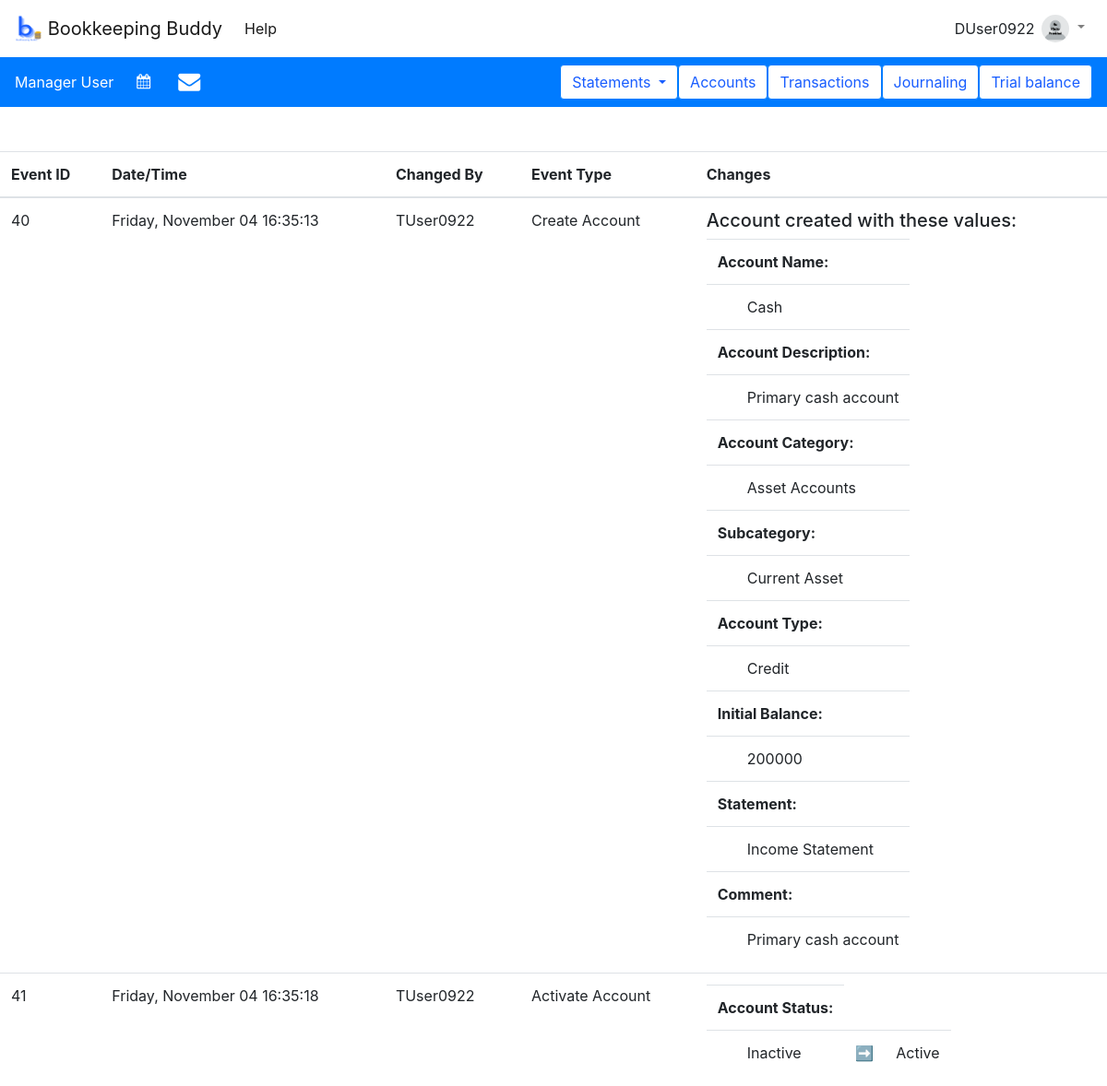
Page /fin_accts/view_logs/1001 (signed in) on the earlier database version.
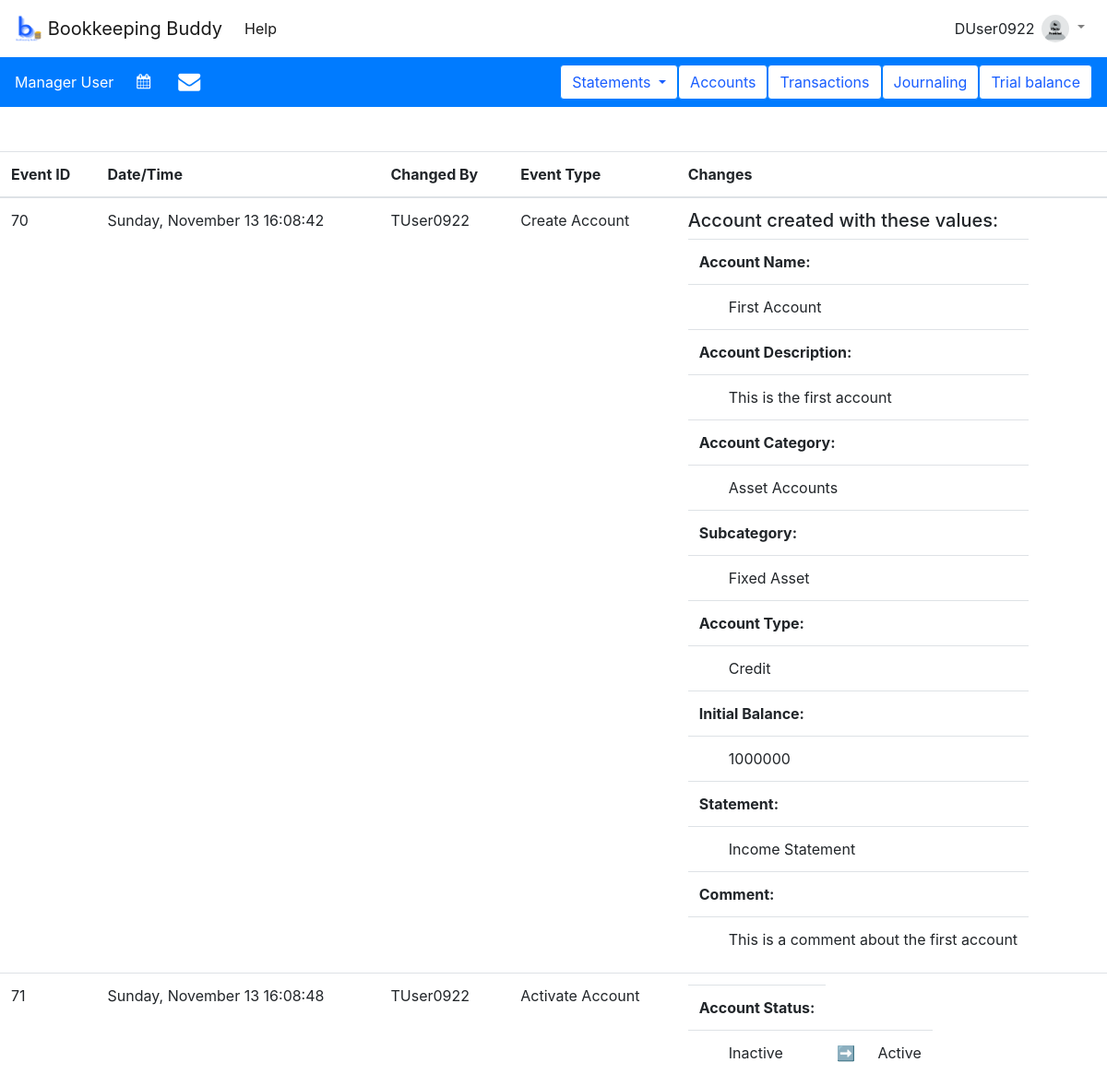
Same page on the later database version.
### tables this page shows
CREATE TABLE users (
  username TEXT PRIMARY KEY UNIQUE,
  email_address TEXT NOT NULL,
  first_name TEXT NOT NULL,
  last_name TEXT NOT NULL,
  active INTEGER NOT NULL,
  role INTEGER NOT NULL,
  picture BLOB,
  password TEXT NOT NULL,
  address TEXT NOT NULL,
  DOB TEXT NOT NULL,
  old_passwords TEXT NOT NULL,
  password_refresh_date TEXT NOT NULL,
  incorrect_login_attempts INTEGER NOT NULL,
  suspend_start_date TEXT,
  suspend_end_date TEXT,
  creation_date TEXT NOT NULL,
  first_pet TEXT NOT NULL,
  city_born TEXT NOT NULL,
  year_graduated_hs INTEGER NOT NULL
);

CREATE TABLE events (
    /* Unique identifier for each event logged */
    event_id INTEGER PRIMARY KEY AUTOINCREMENT UNIQUE,
    /* Account associated with the change */
    account INTEGER NOT NULL REFERENCES accounts(acct_num),
    /* User who made the change */
    user_id TEXT NOT NULL REFERENCES users(username),
    /* date and time when the change was committed */
    timestamp TEXT NOT NULL,
    /* JSON object of all account values before change */
    before_values TEXT,
    /* JSON object of all account values after change */
    after_values TEXT NOT NULL,
    /* Type of edit to the table (New account, deactivate, edit, etc.) */
    edit_type INTEGER NOT NULL
);

CREATE TABLE acct_categories (
    /* name of this category */
    name TEXT NOT NULL,
    /* unique identifier for this category */
    number INTEGER PRIMARY KEY UNIQUE
);

CREATE TABLE subcategories (
    /* Unique ID for this subcategory */
    id_num INTEGER PRIMARY KEY AUTOINCREMENT UNIQUE,
    /* Which category does this subcategory belong to? */
    category INTEGER REFERENCES acct_categories(number),
    /* Name of this subcategory */
    name TEXT NOT NULL
);

CREATE TABLE statements(
    /* unique identifier for this statement */
    number INTEGER PRIMARY KEY UNIQUE,
    /* name of this statement */
    name TEXT NOT NULL
);

### appl_domain/fin_accts.py (the view)
@bp.route('/view_logs/<account_num>', methods=('GET',))
@bp.route('/view_logs', methods=('GET',))
@login_required
def view_logs(account_num=None):
    db = get_db()
    if account_num is not None:
        events = db.execute(
            "SELECT * FROM events WHERE account = ?", (account_num,)
        ).fetchall()
    else:
        events = db.execute(
            "SELECT * FROM events"
        ).fetchall()
    events2 = []
    for event in events:
        temp_dict = {}
        temp_dict['event_id'] = event[0]
        temp_dict["event_id"] = event[0]
        temp_dict["account"] = event[1]
        temp_dict["user_id"] = event[2]
        temp_dict["timestamp"] = datetime.fromisoformat(event[3]).strftime("%A, %B %d %X")
        temp_dict["edit_type"] = event[6]
        if (event[4] is None) or (event[4] in ('Active', 'Inactive')):
            temp_dict['before_values'] = event[4]
        else:
            temp_dict['before_values'] = json.loads(event[4])
        if event[5] in ('Active', 'Inactive'):
            temp_dict['after_values'] = event[5]
        else:
            temp_dict['after_values'] = json.loads(event[5])
        events2.append(temp_dict)
    categories = db.execute("SELECT * FROM acct_categories").fetchall()
    cat_dict = {}
    for count, category in enumerate(categories, start=1):
        cat_dict[count] = category['name']
    subcategories = db.execute("SELECT * FROM subcategories").fetchall()
    subcat_dict = {}
    for count, subcategory in enumerate(subcategories, start=1):
        subcat_dict[count] = subcategory['name']
    statements = db.execute("SELECT * FROM statements").fetchall()
    statements_dict = {}
    for count, statement in enumerate(statements, start=1):
        statements_dict[count] = statement['name']
    return render_template('fin_accts/view_logs.html',
                           events=events2,
                           account_num=account_num,
                           categories=cat_dict,
                           subcategories=subcat_dict,
                           statements=statements_dict)

### appl_domain/auth.py (called while the page is built)
def login_required(view):
    @functools.wraps(view)
    def wrapped_view(**kwargs):
        if g.user is None:
            return redirect(url_for('auth.login'))
        return view(**kwargs)
    return wrapped_view

@bp.before_app_request
def load_logged_in_user():
    username = session.get('username')
    if username is None:
        g.user = None
    else:
        g.user = get_db().execute(
            "SELECT * FROM users WHERE username = ?", (username,)
        ).fetchone()

### appl_domain/db.py (called while the page is built)
def get_db():
    if 'db' not in g:
        g.db = sqlite3.connect(
            current_app.config['DATABASE'],
            detect_types=sqlite3.PARSE_DECLTYPES
        )
        g.db.row_factory = sqlite3.Row
    return g.db

### appl_domain/templates/fin_accts/view_logs.html (shortened to what this page needs)
{% extends 'base.html' %}
{% block content %}
    <header style="color: white; font-size: xx-large; font-weight: bold">
    </header>
    <table class="table">
        <thead>
            <th>Event ID</th>
            <th>Date/Time</th>
            <th>Changed By</th>
            <th>Event Type</th>
            <th>Changes</th>
        </thead>
            {% for event in events %}
                <tr class="table">
                    <td>{{ event['event_id'] }}</td>
                    <td>{{ event['timestamp'] }}</td>
                    <td>{{ event['user_id'] }}</td>
                    <td>
                        {% if event['edit_type'] == 1 %}
                            Create Account
                        {% elif event['edit_type'] == 2 %}
                            Edit Account
                        {% elif event['edit_type'] == 3 %}
                            Deactivate Account
                        {% elif event['edit_type'] == 4 %}
                            Activate Account
                        {% else %}
                            Other
                        {% endif %}
                    </td>
                    <td>
                        {% if event['edit_type'] == 1 %}
                            <table>
                                <h5>Account created with these values:</h5>
                                <tr><th>Account Name:</th></tr>
                                <tr><td style="text-indent: 2em">{{ event['after_values'][0] }}</td></tr>
                                <tr><th>Account Description:</th></tr>
                                <tr><td style="text-indent: 2em">{{ event['after_values'][1] }}</td></tr>
                                <tr><th>Account Category:</th></tr>
                                <tr><td style="text-indent: 2em">{{ categories[event['after_values'][2]] }}</td></tr>
                                <tr><th>Subcategory:</th></tr>
                                <tr><td style="text-indent: 2em">{{ subcategories[event['after_values'][3]] }}</td></tr>
                                <tr><th>Account Type:</th></tr>
                                <tr><td style="text-indent: 2em">
                                    {% if event['before_values'][4] == 1 %}
                                        Debit
                                    {% else %}
                                        Credit
                                    {% endif %}
                                </td></tr>
                                <tr><th>Initial Balance:</th></tr>
                                <tr><td style="text-indent: 2em">{{ event['after_values'][5] }}</td></tr>
                                <tr><th>Statement:</th></tr>
                                <tr><td style="text-indent: 2em">{{ statements[event['after_values'][9]] }}</td></tr>
                                <tr><th>Comment:</th></tr>
                                <tr><td style="text-indent: 2em">{{ event['after_values'][10] }}</td></tr>
                            </table>
                        {% elif (event['edit_type'] == 3) or (event['edit_type'] == 4) %}
                            <table>
                                <tr><th>Account Status:</th></tr>
                                <tr><td style="text-indent: 2em">{{ event['before_values'] }}</td><td>➡</td><td>{{ event['after_values'] }}</td></tr>
                            </table>
                        {% endif %}
                    </td>
                </tr>
        {% endfor %}
    </table>
{% endblock %}

### appl_domain/templates/base.html (shortened to what this page needs)
<!DOCTYPE html>
<html lang="en" xmlns="http://www.w3.org/1999/html" xmlns="http://www.w3.org/1999/html">
  <head>
     <link rel="stylesheet" href="{{url_for('static', filename = 'index.css') }}"/>
      <link rel="stylesheet" href="{{url_for('static', filename = 'datatable.css') }}"/>
      <link rel="stylesheet" href="{{url_for('static', filename = 'dateTime.css') }}"/>
    <link rel="stylesheet" href="https://cdn.jsdelivr.net/npm/bootstrap@4.5.3/dist/css/bootstrap.min.css">
       <link rel="stylesheet" href="https://cdnjs.cloudflare.com/ajax/libs/bootstrap-datepicker/1.9.0/css/bootstrap-datepicker.min.css" />
    <link rel="stylesheet" href="https://cdnjs.cloudflare.com/ajax/libs/font-awesome/4.7.0/css/font-awesome.min.css" />
          <link rel = "stylesheet" href = "https://cdn.datatables.net/fixedheader/3.2.3/css/fixedHeader.dataTables.min.css">
  </head>
<body>
<nav class="navbar sticky-top navbar-expand-lg navbar-light bg-white" style="position: relative; z-index: 999; overflow: visible">
    <a class="navbar-brand" href = {{ url_for('mainpage') }} > <img src="{{ url_for('static', filename='logo_cropped.png') }}" width="30" height="30" class="d-inline-block align-top" alt="Site logo">
        Bookkeeping Buddy
    </a>
    {%  if g.user %}
        <div class="collapse navbar-collapse" id="navbarSupportedContent">
            <ul class="navbar-nav mr-auto">
                <li class="nav-item active">
                    <a class="nav-link" href="{{ url_for('auth.help') }}">Help</a>
                </li>
            </ul>
            <div id="username" >{{ g.user['username'] }}</div>
            <ul class="navbar-nav mr-right">
                <li class="nav-item dropdown" style="position: relative; z-index: 999; overflow: visible">
                    {% if g.user['picture'] %}
                        <a class="nav-link dropdown-toggle" href="#" id="navbarDropdown" role="button" data-toggle="dropdown" aria-haspopup="true" aria-expanded="false">
                            <img class = "rounded-circle" width="30" height="30" alt="User's profile picture"/>
                        </a>
                        <div class="dropdown-menu dropdown-menu-right" aria-labelledby="navbarDropdown">
                            <a class="dropdown-item" href="{{ url_for('auth.my_account') }}">My Account</a>
                            <a class="dropdown-item" href="{{ url_for('auth.manage_users')}}" >Manage Users</a>
                            <div class="dropdown-divider"></div>
                            <a class="dropdown-item" href="{{ url_for('auth.logout') }}">Log Out</a>
                        </div>
                    {% else %}
                        <a class="nav-link dropdown-toggle" href="#" id="navbarDropdown" role="button" data-toggle="dropdown" aria-haspopup="true" aria-expanded="false">
                            <img src="{{ url_for('static', filename='no_photo.png') }}" class = "rounded-circle" width="30" height="30" alt="Placeholder profile picture"/>
                        </a>
                    {% endif %}
                </li>
            </ul>
        </div>
    {% endif %}
</nav>
{%  if g.user %}
    <nav class="navbar navbar-expand-lg navbar-light bg-primary">
        <div id="fullname" style="text-align: left; margin-right: 5vh; color: white">{{ g.user['first_name'] }} {{ g.user['last_name'] }}</div>
  <div class="collapse navbar-collapse" id="navbarSupportedContent1">
    <ul class="navbar-nav mr-auto">
      <li class="nav-item active">
          <form  class="form-inline">
        <div class = "row form-group">
               <div>
                   <i id = "datepicker" class = "fa fa-calendar" style="color: white"></i>
               </div>
                        </div>
      </li>
        <li class="nav-item active">
                        <div >
                            <a href={{ url_for('fin_accts.email') }}><i class="fa fa-envelope" style="font-size:24px; color:white; padding-left:30px"></i></a>
                        </div>
        </li>
    </ul>
    <form class="form-inline my-2 my-lg-0">
       <div class="dropdown">
              <button  data-placement="top" title="Create and view financial account statements" class="btn btn-primary dropdown-toggle" type="button" data-toggle="dropdown" style="background-color: white; color: #185DFF">Statements
              </button>
            </div>
 <button type="button" class="btn btn-outline-primary" data-toggle="tooltip" data-placement="top" title="View chart of accounts or create a new account" style = "background-color: white; color: #185DFF"  onclick="window.location.href='{{ url_for('fin_accts.view_accounts')}}'">Accounts</button>
        <button type="button" class="btn btn-outline-primary" data-toggle="tooltip" data-placement="top" title="View transactions or create a new transaction" style = "background-color: white; color: #185DFF" >Transactions</button>
        <button type="button" class="btn btn-outline-primary" style = "background-color: white; color: #185DFF" data-toggle="tooltip" data-placement="top" title="Create and view journal entries" onclick="window.location.href='{{ url_for('journaling.journal') }}'">Journaling</button>
        <button type="button" class="btn btn-outline-primary" style = "background-color: white; color: #185DFF" data-toggle="tooltip" data-placement="top" title="Create a trial balance" onclick="window.location.href='{{ url_for('statements.trial_balance') }}'">Trial balance</button>
    </form>
  </div>
</nav>
{% endif %}
</body>
<section class="content">
    {% block content %}{% endblock %}
</section>
</html>

### appl_domain/static/index.css (style rules this page uses)
body { background-image: url("backgroundbb.jpg"); background-repeat: no-repeat; background-attachment: fixed; background-size: cover; background-color: #CFCFCF; height: 500px; background-position: center center; position: relative; }
.table { background-color: white; }

### appl_domain/templates/base.html (style rules this page uses)
* { margin: 0; padding: 0; }

Differences in the rows shown:
removed events: event_id "40", timestamp "Friday, November 04 16:35:13", user_id "TUser0922", edit_type "Create Account", event "Cash", event "Primary cash account", {{ categories[event['after_values'][2]] }} "Asset Accounts", shows "Credit", event "200000", {{ statements[event['after_values'][9]] }} "Income Statement"
no longer on this page (row unchanged): subcategories: name "Current Asset"
removed events: event_id "41", timestamp "Friday, November 04 16:35:18", user_id "TUser0922", edit_type "Activate Account", before_values "Inactive", after_values "Active"
added events: event_id "70", timestamp "Sunday, November 13 16:08:42", user_id "TUser0922", edit_type "Create Account", event "First Account", event "This is the first account", {{ categories[event['after_values'][2]] }} "Asset Accounts", shows "Credit", event "1000000", {{ statements[event['after_values'][9]] }} "Income Statement", event "This is a comment about the first account"
now on this page (row unchanged): subcategories: name "Fixed Asset"
added events: event_id "71", timestamp "Sunday, November 13 16:08:48", user_id "TUser0922", edit_type "Activate Account", before_values "Inactive", after_values "Active"
